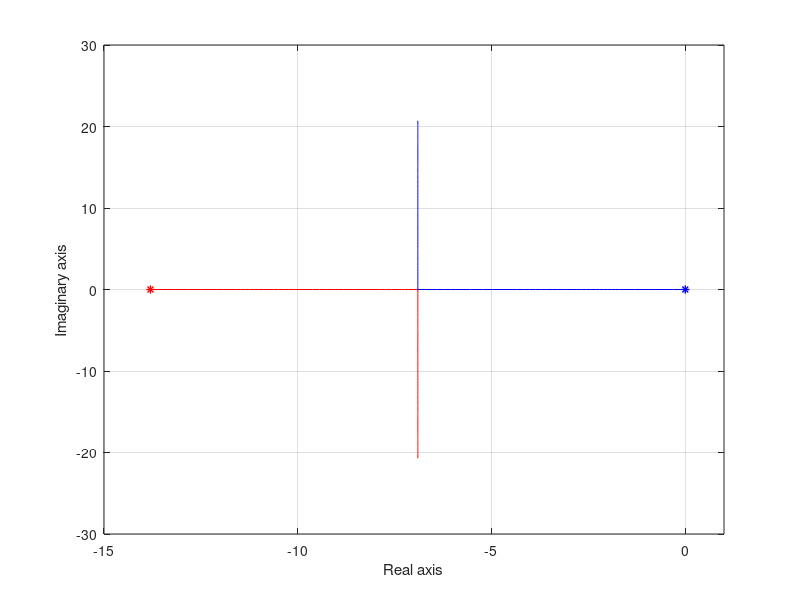

This figure's MATLAB source:
%% Control design

clear ; close all ; clc

s = tf('s');

% Parameters (identification)
Kg = 0.44198;
tau = 0.072455;

% Speed first order transfer function
Pvel = Kg/(tau*s+1);

% Position second order transfer function
Ppos = 1/s*Pvel;

%% Rootlocus
% Proportional controller.

[R,K] = rlocus(Ppos);

figure
set(gcf,'Units','centimeters','Position',[0 0 10 5])
hold on ; grid on ; box on
set(gca,'xlim',[-15 1])
plot(R(1,:),'r')
plot(real(R(1,1)),imag(R(1,1)),'r*','linewidth',1)
plot(R(2,:),'b')
plot(real(R(2,1)),imag(R(2,1)),'b*','linewidth',1)

xlabel('Real axis')
ylabel('Imaginary axis')

print(gcf,'-dpng','illustrationsCode/modelRlocus.png')

